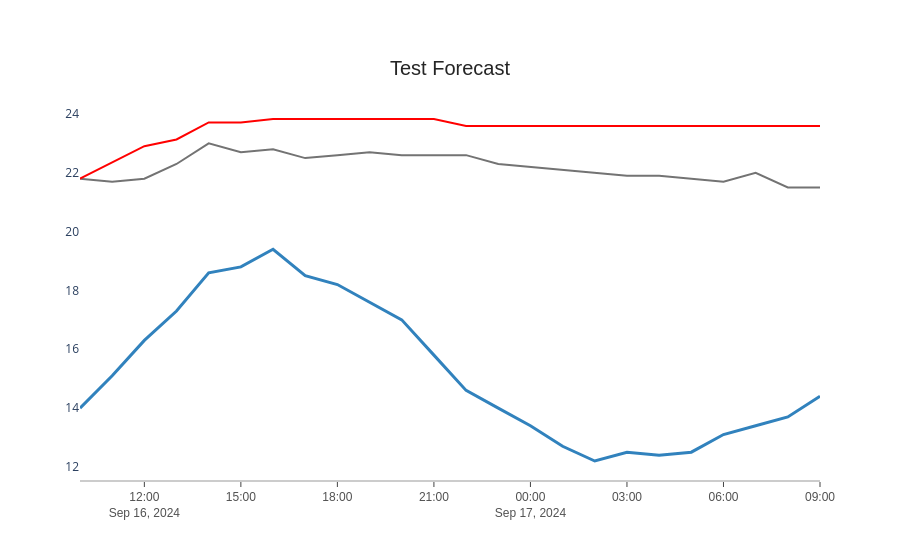

Source (notebook cell):
### Code cell
# Data to numpy array
x_data = test1["ts"].values
y_data2 = test1['Temperature_indoor'].values
y_data = test1["Temperature_API"].values
y_data3 = test1['Indoor_predict'].values

# Define the figure with the data
fig = go.Figure()

fig.add_trace(go.Scatter(x=x_data, y=y_data, mode='lines',
    name='Forecast Temperature',
    line=dict(color= 'rgb(49,130,189)', width=3),
    connectgaps=True))

fig.add_trace(go.Scatter(x=x_data, y=y_data2, mode='lines',
        name='Indoor Temperature (real)',
        line=dict(color= 'rgb(115,115,115)', width=2),
        connectgaps=True))

fig.add_trace(go.Scatter(x=x_data, y=y_data3, mode='lines',
        name='Prediction',
        line=dict(color= 'rgb(255, 0, 0)', width=2),
        connectgaps=True))

# Define general layout
fig.update_layout(
    xaxis=dict(showline=True, showgrid=False, showticklabels=True, linecolor='rgb(204, 204, 204)', linewidth=2, ticks='outside', tickfont=dict(family='Arial', size=12, color='rgb(82, 82, 82)')),
    yaxis=dict(showgrid=False, zeroline=False, showline=False, showticklabels=True),
    autosize=True,
    showlegend=False,
    plot_bgcolor='white')

# Add and define title and other annotations
annotations = []
# Title
annotations.append(dict(xref='paper', yref='paper', x=0.5, y=1.05,xanchor='center', yanchor='bottom', text='Test Forecast', font=dict(family='Arial',size=20, color='rgb(37,37,37)'), showarrow=False))
# Source
fig.update_layout(annotations=annotations)

### Figure 1 — Plotly figure (JSON) as saved in the notebook; plotly's stock layout.template omitted (floating-point values rounded to 4 significant figures)
{"data": [{"connectgaps": true, "line": {"color": "rgb(49,130,189)", "width": 3}, "mode": "lines", "name": "Forecast Temperature", "type": "scatter", "x": ["2024-09-16 10:00:00", "2024-09-16 11:00:00", "2024-09-16 12:00:00", "2024-09-16 13:00:00", "2024-09-16 14:00:00", "2024-09-16 15:00:00", "2024-09-16 16:00:00", "2024-09-16 17:00:00", "2024-09-16 18:00:00", "2024-09-16 19:00:00", "2024-09-16 20:00:00", "2024-09-16 21:00:00", "2024-09-16 22:00:00", "2024-09-16 23:00:00", "2024-09-17 00:00:00", "2024-09-17 01:00:00", "2024-09-17 02:00:00", "2024-09-17 03:00:00", "2024-09-17 04:00:00", "2024-09-17 05:00:00", "2024-09-17 06:00:00", "2024-09-17 07:00:00", "2024-09-17 08:00:00", "2024-09-17 09:00:00"], "y": [14, 15.1, 16.3, 17.3, 18.6, 18.8, 19.4, 18.5, 18.2, 17.6, 17, 15.8, 14.6, 14, 13.4, 12.7, 12.2, 12.5, 12.4, 12.5, 13.1, 13.4, 13.7, 14.4]}, {"connectgaps": true, "line": {"color": "rgb(115,115,115)", "width": 2}, "mode": "lines", "name": "Indoor Temperature (real)", "type": "scatter", "x": ["2024-09-16 10:00:00", "2024-09-16 11:00:00", "2024-09-16 12:00:00", "2024-09-16 13:00:00", "2024-09-16 14:00:00", "2024-09-16 15:00:00", "2024-09-16 16:00:00", "2024-09-16 17:00:00", "2024-09-16 18:00:00", "2024-09-16 19:00:00", "2024-09-16 20:00:00", "2024-09-16 21:00:00", "2024-09-16 22:00:00", "2024-09-16 23:00:00", "2024-09-17 00:00:00", "2024-09-17 01:00:00", "2024-09-17 02:00:00", "2024-09-17 03:00:00", "2024-09-17 04:00:00", "2024-09-17 05:00:00", "2024-09-17 06:00:00", "2024-09-17 07:00:00", "2024-09-17 08:00:00", "2024-09-17 09:00:00"], "y": [21.8, 21.7, 21.8, 22.3, 23, 22.7, 22.8, 22.5, 22.6, 22.7, 22.6, 22.6, 22.6, 22.3, 22.2, 22.1, 22, 21.9, 21.9, 21.8, 21.7, 22, 21.5, 21.5]}, {"connectgaps": true, "line": {"color": "rgb(255, 0, 0)", "width": 2}, "mode": "lines", "name": "Prediction", "type": "scatter", "x": ["2024-09-16 10:00:00", "2024-09-16 11:00:00", "2024-09-16 12:00:00", "2024-09-16 13:00:00", "2024-09-16 14:00:00", "2024-09-16 15:00:00", "2024-09-16 16:00:00", "2024-09-16 17:00:00", "2024-09-16 18:00:00", "2024-09-16 19:00:00", "2024-09-16 20:00:00", "2024-09-16 21:00:00", "2024-09-16 22:00:00", "2024-09-16 23:00:00", "2024-09-17 00:00:00", "2024-09-17 01:00:00", "2024-09-17 02:00:00", "2024-09-17 03:00:00", "2024-09-17 04:00:00", "2024-09-17 05:00:00", "2024-09-17 06:00:00", "2024-09-17 07:00:00", "2024-09-17 08:00:00", "2024-09-17 09:00:00"], "y": [21.8, 22.35, 22.9, 23.13, 23.71, 23.71, 23.83, 23.83, 23.83, 23.83, 23.83, 23.83, 23.59, 23.59, 23.59, 23.59, 23.59, 23.59, 23.59, 23.59, 23.59, 23.59, 23.59, 23.59]}], "layout": {"annotations": [{"font": {"color": "rgb(37,37,37)", "family": "Arial", "size": 20}, "showarrow": false, "text": "Test Forecast", "x": 0.5, "xanchor": "center", "xref": "paper", "y": 1.05, "yanchor": "bottom", "yref": "paper"}], "autosize": true, "plot_bgcolor": "white", "showlegend": false, "xaxis": {"autorange": true, "linecolor": "rgb(204, 204, 204)", "linewidth": 2, "range": ["2024-09-16 10:00", "2024-09-17 09:00"], "showgrid": false, "showline": true, "showticklabels": true, "tickfont": {"color": "rgb(82, 82, 82)", "family": "Arial", "size": 12}, "ticks": "outside", "type": "date"}, "yaxis": {"autorange": true, "range": [11.55, 24.48], "showgrid": false, "showline": false, "showticklabels": true, "type": "linear", "zeroline": false}}}
